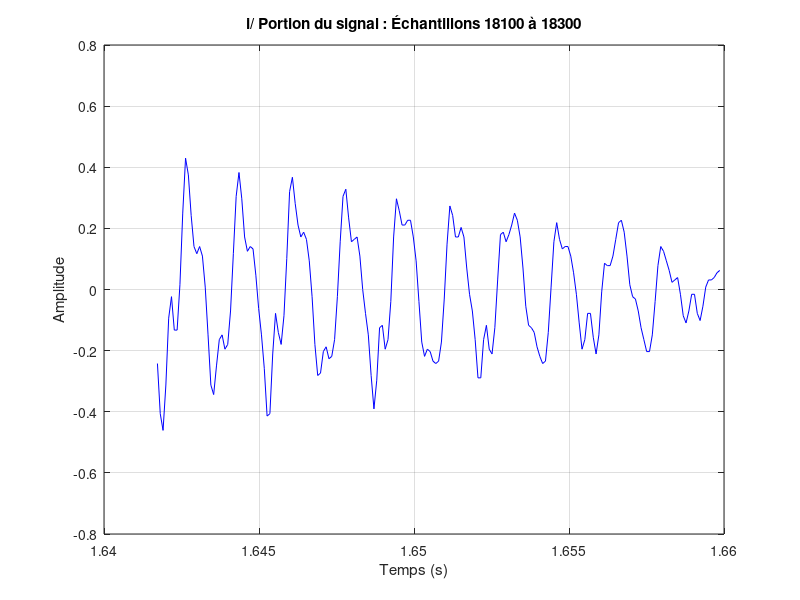
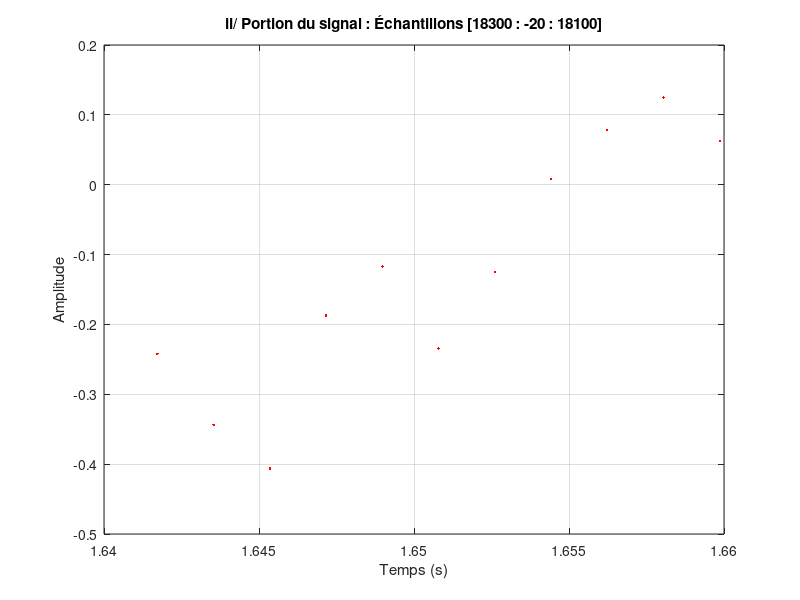
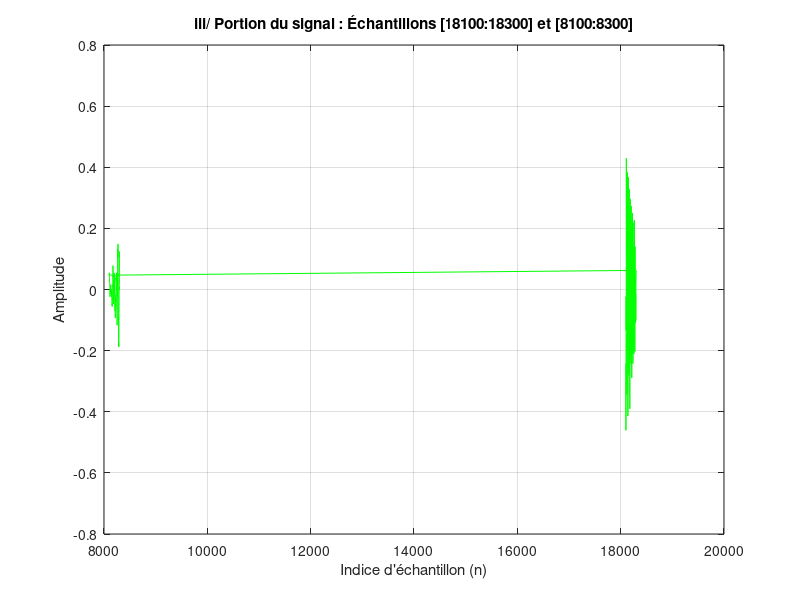
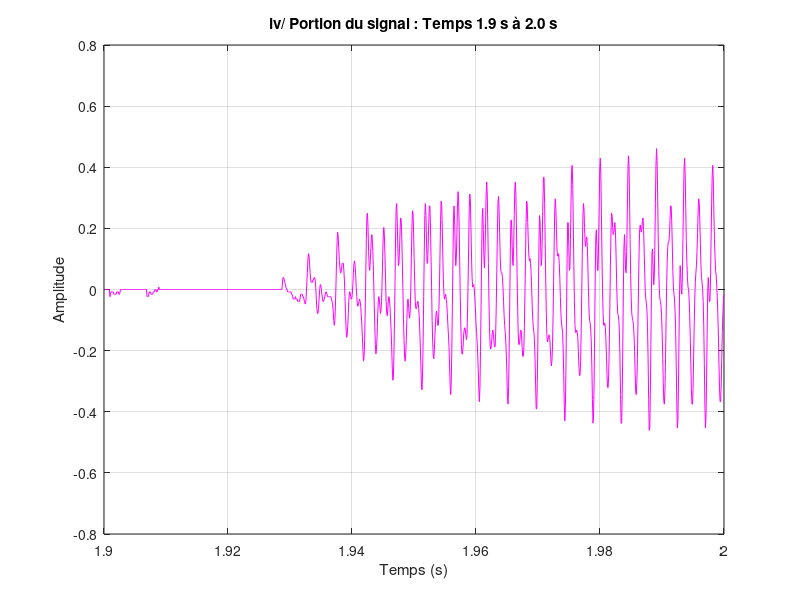

Here is the MATLAB script that generated these plots, in order:
%% Expérience 4 : Analyse du Signal 'holiday_offer.mat'

clc;        % Nettoie la fenêtre de commande
clear;      % Supprime toutes les variables de l'espace de travail
close all;  % Ferme toutes les figures ouvertes

% --- 1. Chargement et Paramètres ---
try
    % Charge le fichier .mat. Il contiendra probablement une variable de signal
    % (souvent nommée 'y' ou 'data')
    load('holiday_offer.mat'); 
    
    % On suppose que la variable contenant le signal est nommée 'y' ou 'data'.
    % Si votre fichier .mat a un nom de variable différent, changez 'y' ci-dessous.
    % Par exemple, si la variable s'appelle 'signal_data', utilisez signal_data = y;
    if exist('y', 'var')
        signal = y;
    elseif exist('data', 'var')
        signal = data;
    else
        % Si le nom de la variable est inconnu, cela pourrait causer une erreur.
        % Vous devriez vérifier le nom de la variable après le 'load'.
        error('Variable de signal non trouvée (attendue: y ou data). Vérifiez le fichier .mat.');
    end
    
catch
    error('Erreur lors du chargement de ''holiday_offer.mat''. Assurez-vous que le fichier est présent.');
end

Fs = 11025; % Fréquence d'échantillonnage (samples/second)
N = length(signal); % Longueur totale du signal
Ts = 1/Fs; % Période d'échantillonnage

% --- 2. Tracé i/ : Échantillons 18100 à 18300 ---

index_i_start = 18100;
index_i_end = 18300;
t_i = (index_i_start : index_i_end) * Ts; % Vecteur temps

figure('Name', 'Expérience 4 - i/');
plot(t_i, signal(index_i_start : index_i_end), 'b');
title('i/ Portion du signal : Échantillons 18100 à 18300');
xlabel('Temps (s)');
ylabel('Amplitude');
grid on;

% --- 3. Tracé ii/ : Échantillons 18300, 18280, 18260, ..., 18100 ---

% Création du vecteur d'indices avec un pas de -20
indices_ii = 18300 : -20 : 18100;
t_ii = indices_ii * Ts; % Vecteur temps

figure('Name', 'Expérience 4 - ii/');
plot(t_ii, signal(indices_ii), 'r.'); % Utilisation de points pour montrer les échantillons discrets
title('ii/ Portion du signal : Échantillons [18300 : -20 : 18100]');
xlabel('Temps (s)');
ylabel('Amplitude');
grid on;

% --- 4. Tracé iii/ : Échantillons 18100, 18101...18300, 8100, 8101...8300 ---

% Création du premier bloc (continu) : 18100 à 18300
indices_iii_1 = 18100 : 18300;
% Création du second bloc (continu) : 8100 à 8300
indices_iii_2 = 8100 : 8300;

% Combinaison des deux blocs d'indices
indices_iii = [indices_iii_1, indices_iii_2];

% Vérification que les indices sont valides (entre 1 et N)
indices_iii = indices_iii(indices_iii >= 1 & indices_iii <= N);

t_iii = (1 : length(indices_iii)) * Ts; % Un nouveau vecteur temps pour le tracé combiné

figure('Name', 'Expérience 4 - iii/');
% Le tracé d'un vecteur d'indices non consécutifs donne des lignes étranges
% Par conséquent, nous traçons le signal en utilisant un index linéaire
% et notons que la représentation temporelle est "segmentée"
plot(indices_iii, signal(indices_iii), 'g-'); 
title('iii/ Portion du signal : Échantillons [18100:18300] et [8100:8300]');
xlabel('Indice d''échantillon (n)'); % Changement d'étiquette pour plus de clarté
ylabel('Amplitude');
grid on;

% --- 5. Tracé iv/ : Période 1.9 sec à 2 sec ---

T_start = 1.9; % Temps de début (s)
T_end = 2.0;   % Temps de fin (s)

% Conversion des temps en indices d'échantillons
index_iv_start = round(T_start * Fs) + 1; % +1 car MATLAB commence à l'index 1
index_iv_end = round(T_end * Fs);

% Assurer que les indices sont dans les limites du signal
index_iv_start = max(1, index_iv_start);
index_iv_end = min(N, index_iv_end);

indices_iv = index_iv_start : index_iv_end;
t_iv = indices_iv * Ts; % Vecteur temps

figure('Name', 'Expérience 4 - iv/');
plot(t_iv, signal(indices_iv), 'm');
title('iv/ Portion du signal : Temps 1.9 s à 2.0 s');
xlabel('Temps (s)');
ylabel('Amplitude');
grid on;